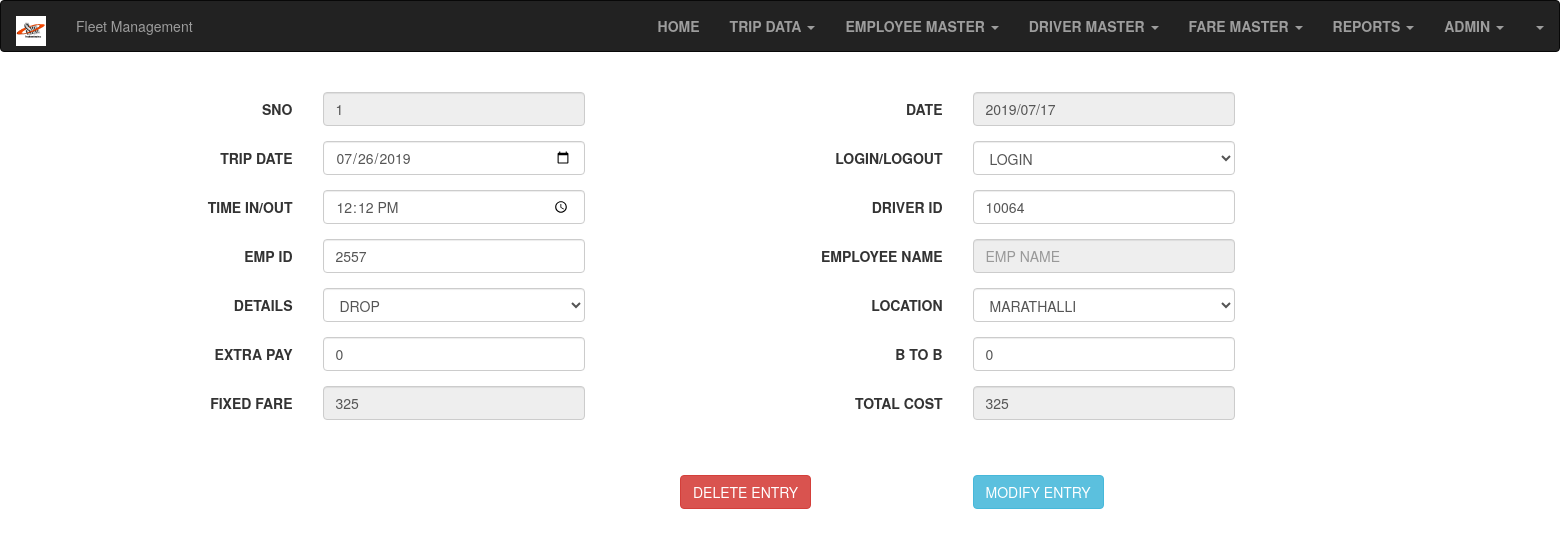
The page /EditTrip.php?edit=1 on the database its author committed.
### tables this page shows
CREATE TABLE IF NOT EXISTS `tripdata` (
  `SNO` int(40) NOT NULL,
  `Date` varchar(40) NOT NULL,
  `TripDate` varchar(40) NOT NULL,
  `Log` varchar(40) DEFAULT NULL,
  `Time` varchar(40) DEFAULT NULL,
  `EmpID` varchar(40) NOT NULL,
  `Name` varchar(40) DEFAULT NULL,
  `DriverID` varchar(40) NOT NULL,
  `Details` varchar(40) DEFAULT NULL,
  `Location` varchar(40) NOT NULL,
  `ExtraPay` int(40) NOT NULL,
  `B2B` int(40) NOT NULL,
  `FixedFare` int(40) NOT NULL,
  `Total` int(40) NOT NULL,
  `LastModify` varchar(40) DEFAULT NULL,
  `LastModifyDate` date DEFAULT NULL,
  `UploadBy` varchar(40) DEFAULT NULL,
  `UploadDate` date DEFAULT NULL,
  PRIMARY KEY (`SNO`)
);

### EditTripval.php (called while the page is built, shortened)
<?php
require_once 'Config.php';
	if(isset($_GET['edit']))
	{
		$sno=$_GET['edit'];
		$results=$mysqli->query("SELECT * FROM tripdata where SNO='$sno'") or die($mysqli->error());
		if(count($results)==1)
		{
			$row=$results->fetch_array();
	$sno =$row['SNO'];;
	$date=$row['Date'];
	$tdate=$row['TripDate'];
	$log=$row['Log'];
	$time=$row['Time'];
	$drid=$row['DriverID'];
	$empid =$row['EmpID'];
	$details =$row['Details'];
	$location=$row['Location'];
	$extrapay=$row['ExtraPay'];
	$b2b=$row['B2B'];
	$fixed=$row['FixedFare'];
	$total=$row['Total'];
	   }
	}
 ?>

### EditTrip.php (the view, shortened to what this page needs)
<!DOCTYPE html>
<html lang="en">
<head>
  <link rel="stylesheet" href="https://maxcdn.bootstrapcdn.com/bootstrap/3.4.0/css/bootstrap.min.css">
</head>
<body>
<?php require_once 'EditTripval.php' ?>
<?php
include("Header.php");
?>
<div class="container-fluid">
				<div class="row">
				<form class="form-horizontal" method="post" action="EditTripval.php">
				<div class="col-md-5">
			<div class="container">
  <fieldset>
    <div class="form-group row">
      <label class="control-label col-lg-3" for="SNO">SNO</label>
      <div class="col-lg-3">
        <input type="number" class="form-control input-md" id="SNO" readonly="readonly" placeholder="SNO" name="SNO" value="<?php echo $sno; ?>">
      </div>
    </div>
    <div class="form-group row">
      <label class="control-label col-md-3" for="TripDate">TRIP DATE</label>
      <div class="col-md-3">
        <input type="date" class="form-control input-md" id="TripDate" placeholder="Trip Date" name="TripDate" value="<?php echo $tdate; ?>">
      </div>
    </div>
	<div class="form-group row">
      <label class="control-label col-md-3" for="TripDate">TIME IN/OUT</label>
      <div class="col-md-3">
        <input type="time" class="form-control input-md" id="Time" placeholder="Time" name="Time" required value="<?php echo $time; ?>">
      </div>
    </div>
   <div class="form-group row">
      <label class="control-label col-md-3" for="EmpID">EMP ID</label>
      <div class="col-md-3">
        <input type="text" class="form-control input-md" id="EmpID" onkeyup="loadlocation(),loadname();" placeholder="Emp ID" name="EmpID" value="<?php echo $empid; ?>">
      </div>
    </div>
	<div class="form-group row">
      <label class="control-label col-md-3" for="Details">DETAILS</label>
      <div class="col-md-3">
  <select class="form-control" name="Details" id="DETAILS">
  <option> <?php echo $details; ?></option>
  </select>
      </div>
    </div>
	<div class="form-group row">
      <label class="control-label col-md-3" for="ExtraPay">EXTRA PAY</label>
      <div class="col-md-3">
        <input type="number" class="form-control input-md" id="ExtraPay" placeholder="Extra Pay" name="ExtraPay" value="<?php echo $extrapay; ?>">
      </div>
    </div>
	<div class="form-group row">
      <label class="control-label col-md-3" for="FixedFare">FIXED FARE</label>
      <div class="col-md-3">
        <input type="number" class="form-control input-md"readonly="readonly" id="FixedFare" placeholder="Fixed Fare" name="FixedFare" value="<?php echo $fixed; ?>">
      </div>
    </div>
  </fieldset>
</div>
				</div>
				<div class="col-md-5">
			<div class="container">
  <fieldset>
    <div class="form-group row">
      <label class="control-label col-lg-3" for="Date">DATE</label>
      <div class="col-lg-3">
        <input type="text" class="form-control input-md" id="Date" readonly="readonly" placeholder="Date" name="Date" value="<?php echo $date; ?>">
      </div>
    </div>
    <div class="form-group row">
      <label class="control-label col-md-3" for="Log">LOGIN/LOGOUT</label>
      <div class="col-md-3">
  <select class="form-control" name="Log" id="Log">
  <option> <?php echo $log; ?></option>
  </select>
      </div>
    </div>
	<div class="form-group row">
      <label class="control-label col-md-3" for="DriverID">DRIVER ID </label>
      <div class="col-md-3">
        <input type="text" class="form-control input-md" id="DriverID" placeholder="Driver ID" name="DriverID" value="<?php echo $drid; ?>">
      </div>
    </div>
	<div class="form-group row">
      <label class="control-label col-md-3" for="DriverID">EMPLOYEE NAME </label>
      <div class="col-md-3">
        <input type="text" class="form-control input-md" id="Name" placeholder="EMP NAME" readonly="readonly" value="<?php $name ?>" name="Name"  >
      </div>
    </div>
	<div class="form-group row">
      <label class="control-label col-md-3" for="Location">LOCATION</label>
      <div class="col-md-3">
  <select class="form-control" name="Location" id="Location"  onchange="loaddata();">
  <option><?php echo $location; ?></option>
  </select>
      </div>
    </div>
	<div class="form-group row">
      <label class="control-label col-md-3" for="B2B">B TO B</label>
      <div class="col-md-3">
        <input type="number" class="form-control input-md" id="B2B" placeholder="B2B" name="B2B" value="<?php echo $b2b; ?>">
      </div>
    </div>
	<div class="form-group row">
      <label class="control-label col-md-3" for="Total">TOTAL COST</label>
      <div class="col-md-3">
        <input type="number" class="form-control input-md" id="Total" readonly="readonly" placeholder="Total Cost" onmouseover="myFunction();" name="Total" value="<?php echo $total; ?>">
      </div>
    </div>
	<br>
	<br>
	<div class="form-group row">
	<div class="col-md-3">
   <input type="submit" name="Delete" id="Delete"class="btn btn-danger btn-md" value="DELETE ENTRY">
   </div>
      <div class="col-md-3">
   <input type="submit" name="Modify" id="Modify"class="btn btn-info" value="MODIFY ENTRY">
   </div>
   </div>
  </fieldset>
</div>
<div class="col-md-2">
			</div>
				</div>
				</form>
				</div>
</div>
</body>
</html>

### rows shown on the page
tripdata: SNO "1", TripDate "07/26/2019", Time "12:12", EmpID "2557", Details "DROP", ExtraPay "0", FixedFare "325", Date "2019/07/17", Log "LOGIN", DriverID "10064", Location "MARATHALLI", B2B "0", Total "325"
